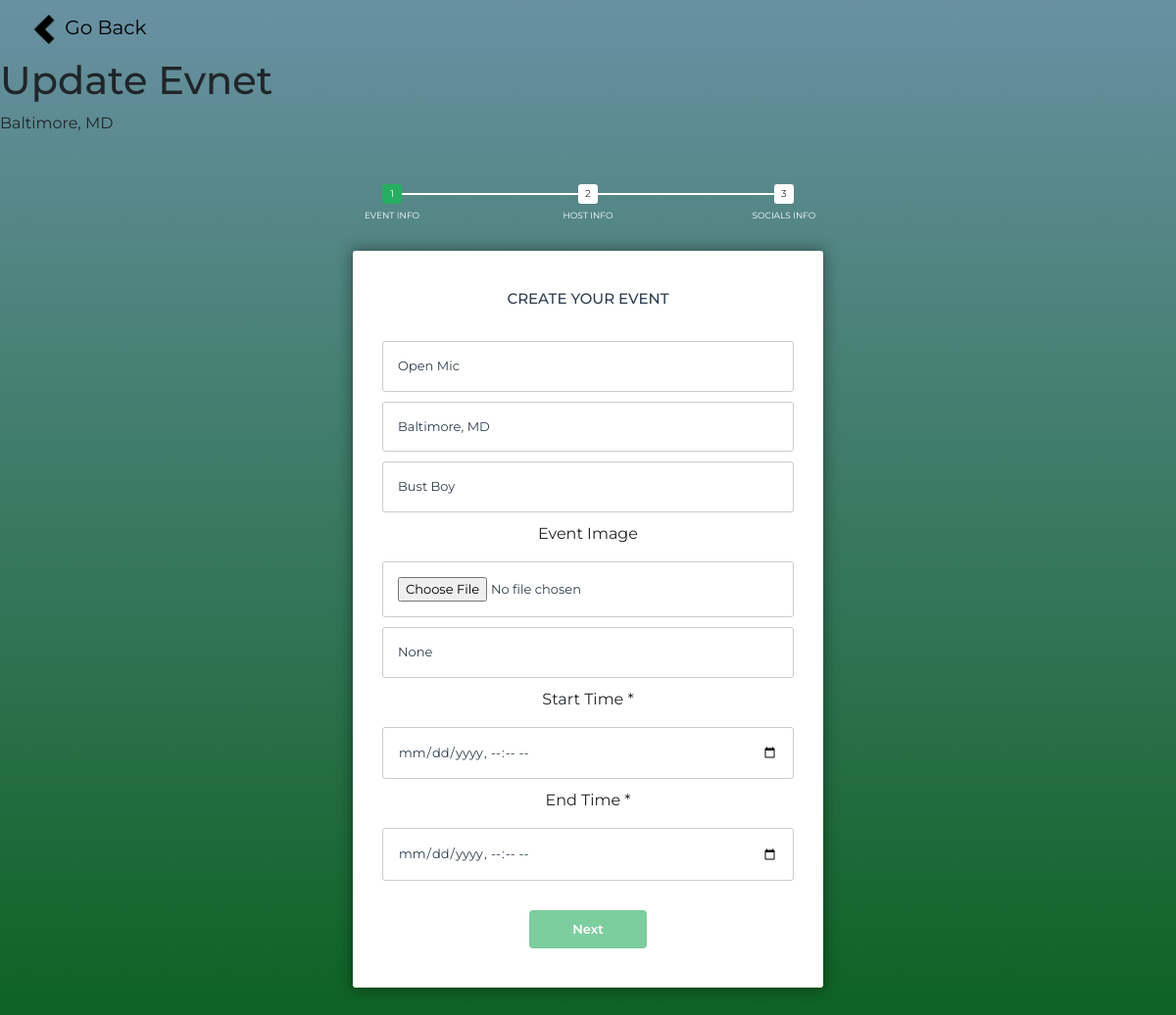
/host/event/update_event/9, run on an earlier commit of the app's database.
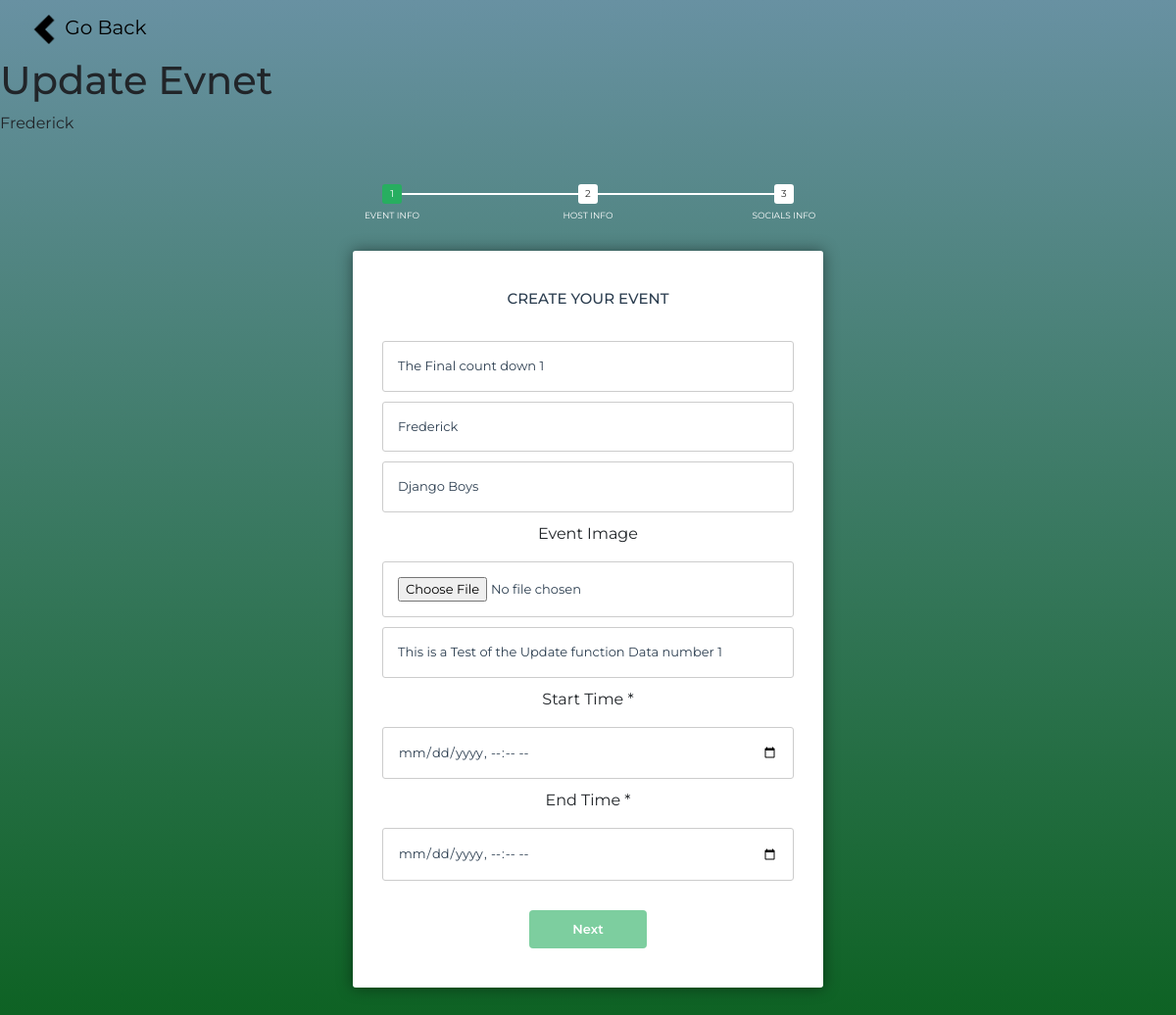
And on a later commit of the database.
### event/models.py (models this page shows, shortened)
class Event_Host(models.Model):
  host = models.ForeignKey(Event_Users, on_delete=models.CASCADE,null=True, editable=False)
  social = models.ForeignKey(Event_Socials, on_delete=models.CASCADE,null=True)
  event = models.ForeignKey(Event, on_delete=models.CASCADE,null=True)
  auth_user = models.CharField(max_length=50,null=True)
  objects=models.Manager()

class Event(models.Model):
  event_id = models.AutoField(primary_key=True, editable=False)
  u = uuid.uuid4()
  s = shortuuid.encode(u)
  event_code = models.UUIDField(default = u,
         editable = False)
  short = s[:7]
  event_code_short = models.CharField(max_length=10, default=short)
  event_name = models.CharField(max_length=55,null=True)
  event_location = models.CharField(max_length=30,null=True)
  event_org = models.CharField(max_length=30,null=True)
  host = models.ForeignKey(Event_Users, on_delete=models.CASCADE)
  event_social = models.ForeignKey(Event_Socials, on_delete=models.CASCADE,null=True)
  event_start_date = models.DateTimeField()
  event_end_date = models.DateTimeField()
  event_image = models.ImageField()
  about_event = models.TextField(max_length=500,null=True)
  objects=models.Manager()

### event/views.py (the view)
# urls.py: path("event/update_event/<event_idd>", views.update_event, name="update_event"),
def update_event(request, event_idd):
    event = Event_Host.objects.select_related('host','social','event').filter(event_id=event_idd)
    return render(request, "event/update_event.html", {'event': event})

### event/templates/event/update_event.html (shortened to what this page needs)
{% extends 'event/base.html' %}
{% load static %}
{% block content %}
    <nav class="navbar navbar-dark">
        <div class="container-fluid">
        <a class="navbar-brand" style="color: black" href="/host/event/man_event">
        <img src="{% static "event/media/chevron-left-8x.png" %}" width="30" height="30" alt="logo">
        Go Back
        </a>
        </div>
    </nav>
    {% for events in event %}
    <h1> Update Evnet </h1>
    {{ events.event.event_location }}
    <form id="msform" action="{% url 'update_event_form' events.id %}" method="post" enctype="multipart/form-data">
        <ul id="progressbar">
        <li class="active">Event Info</li>
        <li>Host Info</li>
        <li>Socials Info</li>
        </ul>
        <div id="fieldset-wrapper">
        <fieldset>
            <h2 class="step-title">Create your Event</h2>
            <br>
            <input type="text" id="form_check" name="event_name" value="{{ events.event.event_name }}" required/>
            <input type="text" name="event_location" value="{{ events.event.event_location }}" />
            <input type="text" name="event_org" value="{{ events.event.event_org }}" />
            <p>Event Image</p>
            <input type="file" name="event_img" accept="image/gif, image/jpeg, image/png "/>
            <input type="text" name="about_event" value="{{ events.event.about_event }}"></input>
            <p>Start Time *</p>
            <input type="datetime-local" id="form_check" name="event_start_date" value="{{ events.event.event_start_date }}" required/>
            <p>End Time *</p>
            <input type="datetime-local" id="form_check" name="event_end_date" value="{{ events.event.event_end_date }}" required/>
            <div class="button-wrapper">
                <input type="button" name="next" class="next action-button" value="Next" />
            </div>
        </fieldset>
    </div>
    {% endfor %}
    </form>
{% endblock content %}

What changed in the data, as far as the page shows it:
changed Event_Host: event.event_location "Baltimore, MD" → "Frederick"; event_name "Open Mic" → "The Final count down 1"; event_location "Baltimore, MD" → "Frederick"; event_org "Bust Boy" → "Django Boys"; about_event "None" → "This is a Test of the Update function Data number 1"
